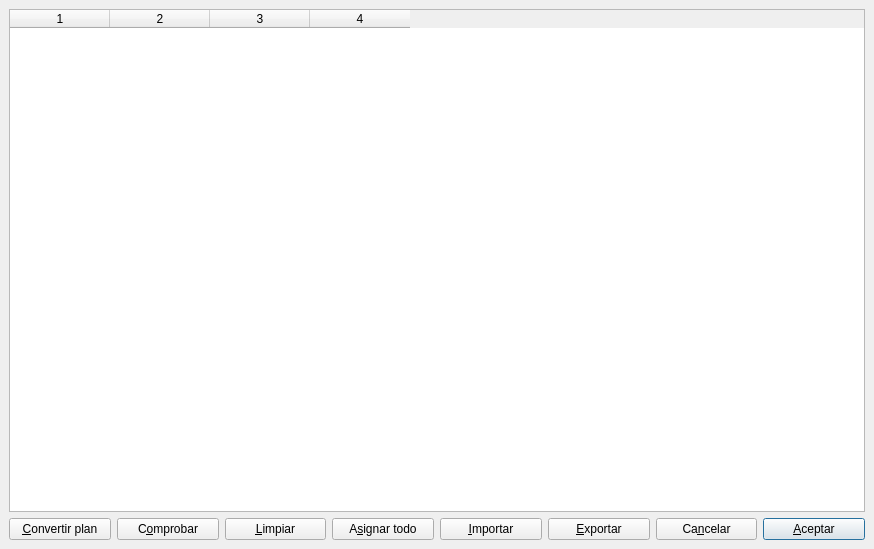
<ui version="4.0" >
 <class>equivalencias</class>
 <widget class="QDialog" name="equivalencias" >
  <property name="geometry" >
   <rect>
    <x>0</x>
    <y>0</y>
    <width>874</width>
    <height>549</height>
   </rect>
  </property>
  <property name="windowTitle" >
   <string>Tabla de equivalencias entre planes contables</string>
  </property>
  <layout class="QVBoxLayout" >
   <property name="margin" >
    <number>9</number>
   </property>
   <property name="spacing" >
    <number>6</number>
   </property>
   <item>
    <widget class="QTableWidget" name="tableWidget" >
     <property name="columnCount" >
      <number>4</number>
     </property>
     <column/>
     <column/>
     <column/>
     <column/>
    </widget>
   </item>
   <item>
    <layout class="QHBoxLayout" >
     <property name="margin" >
      <number>0</number>
     </property>
     <property name="spacing" >
      <number>6</number>
     </property>
     <item>
      <widget class="QPushButton" name="convertirpushButton" >
       <property name="text" >
        <string>&amp;Convertir plan</string>
       </property>
      </widget>
     </item>
     <item>
      <widget class="QPushButton" name="comprobarpushButton" >
       <property name="text" >
        <string>C&amp;omprobar</string>
       </property>
      </widget>
     </item>
     <item>
      <widget class="QPushButton" name="limpiarpushButton" >
       <property name="text" >
        <string>&amp;Limpiar</string>
       </property>
      </widget>
     </item>
     <item>
      <widget class="QPushButton" name="asignarpushButton" >
       <property name="text" >
        <string>A&amp;signar todo</string>
       </property>
      </widget>
     </item>
     <item>
      <widget class="QPushButton" name="importarpushButton" >
       <property name="text" >
        <string>&amp;Importar</string>
       </property>
      </widget>
     </item>
     <item>
      <widget class="QPushButton" name="exportarpushButton" >
       <property name="text" >
        <string>&amp;Exportar</string>
       </property>
      </widget>
     </item>
     <item>
      <widget class="QPushButton" name="cancelarpushButton" >
       <property name="text" >
        <string>Ca&amp;ncelar</string>
       </property>
      </widget>
     </item>
     <item>
      <widget class="QPushButton" name="guardarpushButton" >
       <property name="text" >
        <string>&amp;Aceptar</string>
       </property>
       <property name="default" >
        <bool>true</bool>
       </property>
      </widget>
     </item>
    </layout>
   </item>
  </layout>
 </widget>
 <resources/>
 <connections>
  <connection>
   <sender>cancelarpushButton</sender>
   <signal>clicked()</signal>
   <receiver>equivalencias</receiver>
   <slot>reject()</slot>
   <hints>
    <hint type="sourcelabel" >
     <x>641</x>
     <y>525</y>
    </hint>
    <hint type="destinationlabel" >
     <x>794</x>
     <y>485</y>
    </hint>
   </hints>
  </connection>
 </connections>
</ui>
